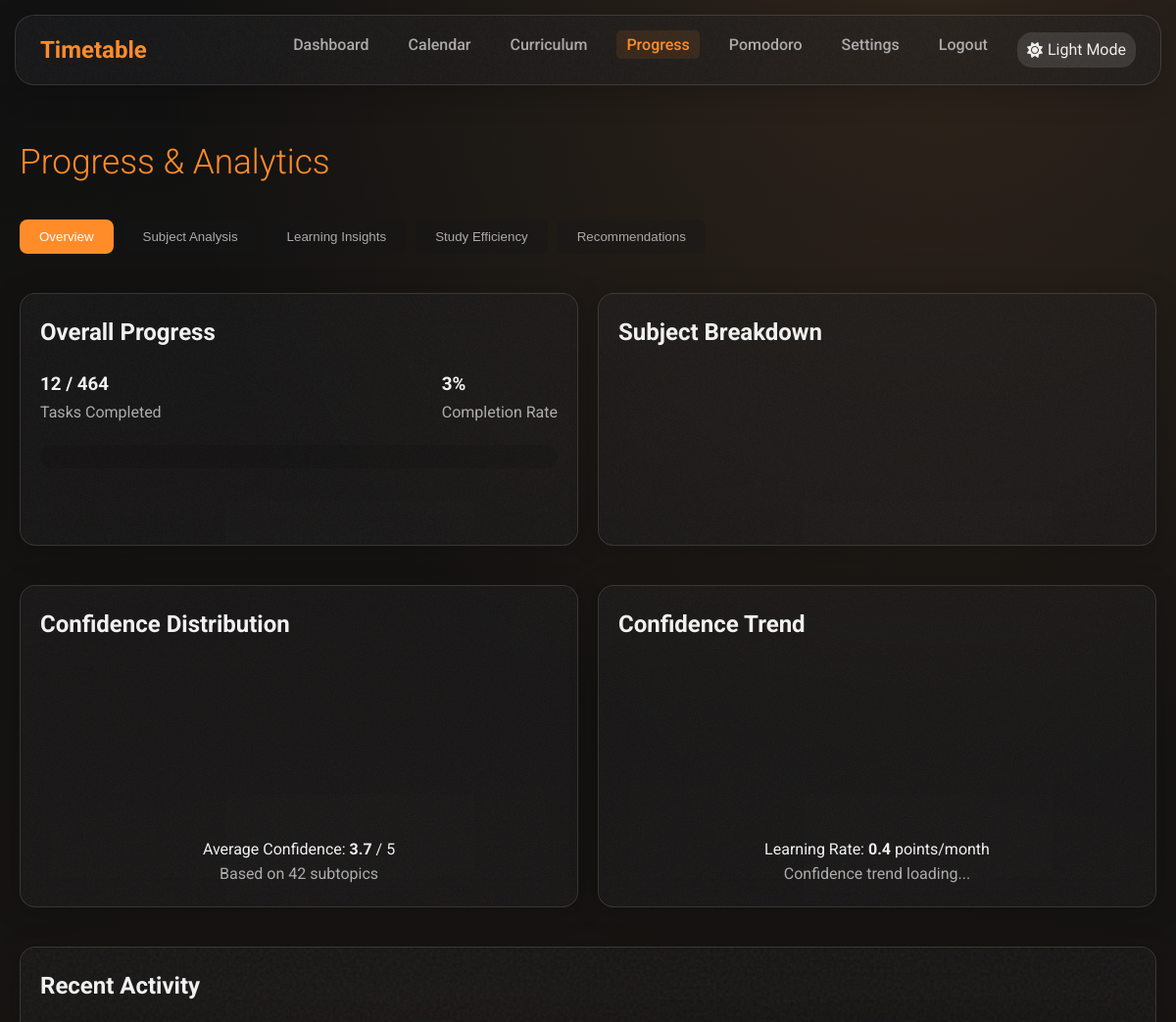
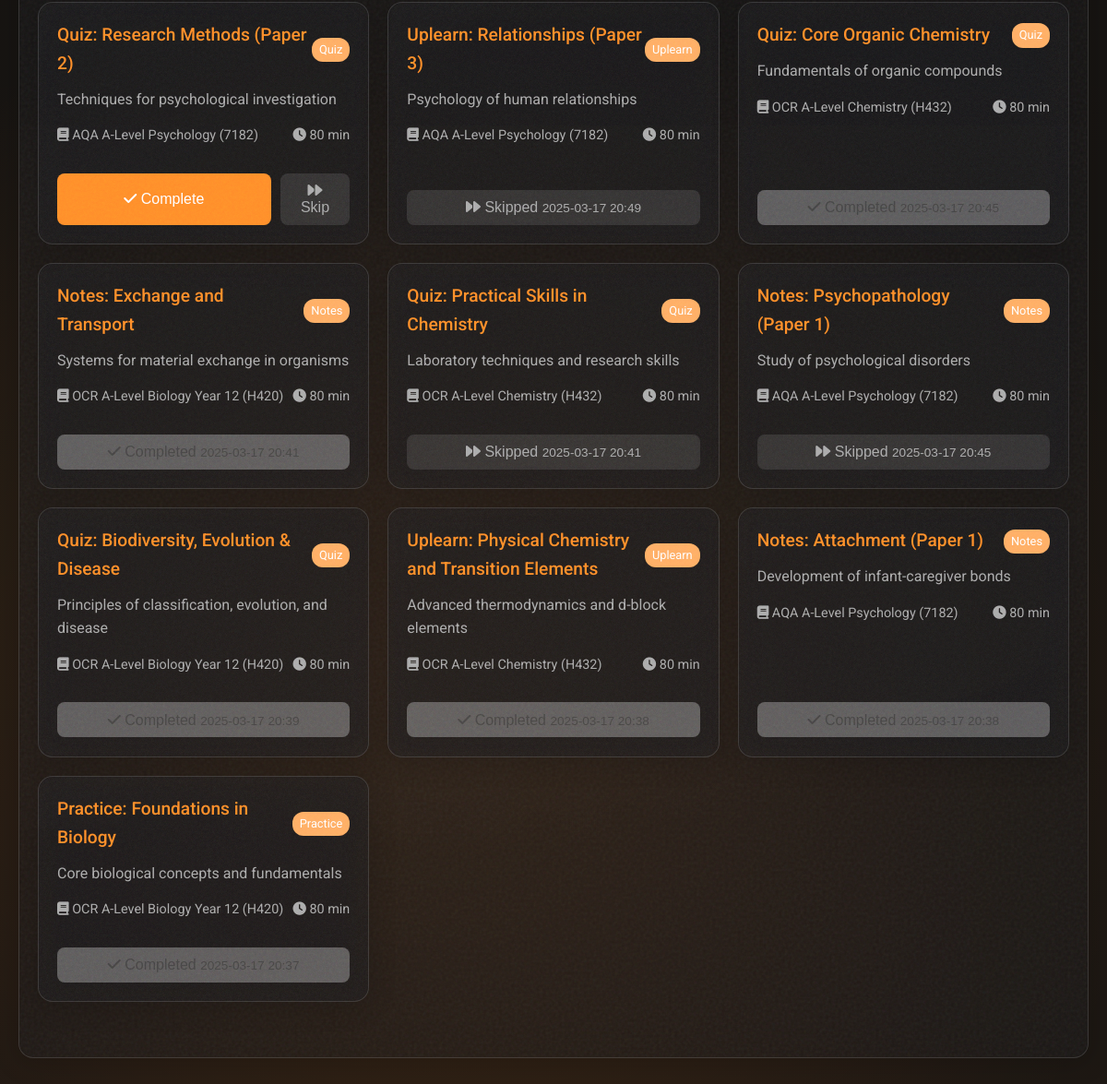
Page /progress (signed in) on the committed database (2 pictures, top to bottom).
### app/models/user.py (models this page shows, shortened)
class User(db.Model, UserMixin):
    __tablename__ = 'users'
    id = db.Column(db.Integer, primary_key=True)
    username = db.Column(db.String(50), unique=True, nullable=False)
    password_hash = db.Column(db.String(128), nullable=False)
    email = db.Column(db.String(100), unique=False, nullable=True)
    created_at = db.Column(db.DateTime, default=datetime.utcnow)
    last_login = db.Column(db.DateTime, nullable=True)
    study_hours_per_day = db.Column(db.Float, default=2.0)
    weekend_study_hours = db.Column(db.Float, default=3.0)
    dark_mode = db.Column(db.Boolean, default=False)
    task_type_preferences = db.relationship('TaskTypePreference', backref='user', lazy=True, cascade='all, delete-orphan')
    tasks = db.relationship('Task', back_populates='assigned_user', lazy=True, cascade='all, delete-orphan')
    subtopic_confidences = db.relationship('SubtopicConfidence', back_populates='user', lazy=True, cascade='all, delete-orphan')
    topic_confidences = db.relationship('TopicConfidence', back_populates='user', lazy=True, cascade='all, delete-orphan')

### app/models/task.py (models this page shows, shortened)
class Task(db.Model):
    __tablename__ = 'tasks'
    id = db.Column(db.Integer, primary_key=True)
    user_id = db.Column(db.Integer, db.ForeignKey('users.id'), nullable=False)
    subject_id = db.Column(db.Integer, db.ForeignKey('subjects.id'), nullable=False)
    topic_id = db.Column(db.Integer, db.ForeignKey('topics.id'), nullable=True)
    task_type_id = db.Column(db.Integer, db.ForeignKey('task_types.id'), nullable=False)
    title = db.Column(db.String(255), nullable=False)
    description = db.Column(db.Text, nullable=True)
    total_duration = db.Column(db.Integer, default=30)  # Duration in minutes
    created_at = db.Column(db.DateTime, default=datetime.utcnow)
    due_date = db.Column(db.Date, nullable=True)
    completed_at = db.Column(db.DateTime, nullable=True)
    skipped_at = db.Column(db.DateTime, nullable=True)
    subject = db.relationship('Subject', back_populates='tasks')
    topic = db.relationship('Topic', backref=db.backref('tasks', lazy=True))
    subtopics = db.relationship('TaskSubtopic', backref='task', lazy=True, cascade='all, delete-orphan')
    assigned_user = db.relationship('User', back_populates='tasks')

class TaskType(db.Model):
    __tablename__ = 'task_types'
    id = db.Column(db.Integer, primary_key=True)
    name = db.Column(db.String(50), nullable=False, unique=True)
    description = db.Column(db.Text, nullable=True)
    preferences = db.relationship('TaskTypePreference', backref='task_type', lazy=True, cascade='all, delete-orphan')
    tasks = db.relationship('Task', backref='task_type', lazy=True)

### app/models/curriculum.py (models this page shows, shortened)
class Subject(db.Model):
    __tablename__ = 'subjects'
    id = db.Column(db.Integer, primary_key=True)
    title = db.Column(db.String(255), nullable=False)
    description = db.Column(db.Text, nullable=True)
    value = db.Column(db.Integer, default=1)  # Used in the curriculum hierarchy
    is_user_created = db.Column(db.Boolean, default=False)
    created_by_user_id = db.Column(db.Integer, db.ForeignKey('users.id'), nullable=True)
    topics = db.relationship('Topic', back_populates='subject', lazy=True, cascade='all, delete-orphan')
    tasks = db.relationship('Task', back_populates='subject', lazy=True)

### app/routes/main.py (the view)
@main_bp.route('/progress')
@login_required
def progress():
    total_tasks = Task.query.filter_by(user_id=current_user.id).count()
    completed_tasks = Task.query.filter(
        Task.user_id == current_user.id,
        Task.completed_at.isnot(None)
    ).count()
    completion_percentage = (completed_tasks / total_tasks * 100) if total_tasks > 0 else 0
    subjects = Subject.query.all()
    subject_stats = {}
    for subject in subjects:
        subject_total = Task.query.filter_by(
            user_id=current_user.id,
            subject_id=subject.id
        ).count()
        subject_completed = Task.query.filter(
            Task.user_id == current_user.id,
            Task.subject_id == subject.id,
            Task.completed_at.isnot(None)
        ).count()
        subject_percentage = (subject_completed / subject_total * 100) if subject_total > 0 else 0
        subject_stats[subject.id] = {
            'name': subject.title,
            'total': subject_total,
            'completed': subject_completed,
            'percentage': subject_percentage
        }
    recent_tasks = Task.query.filter_by(
        user_id=current_user.id
    ).order_by(Task.created_at.desc()).limit(10).all()
    analytics_data = prepare_analytics_data(current_user.id)
    chart_data = get_chart_data_for_dashboard(current_user.id)
    return render_template('main/progress.html',
                           total_tasks=total_tasks,
                           completed_tasks=completed_tasks,
                           completion_percentage=completion_percentage,
                           subject_stats=subject_stats,
                           recent_tasks=recent_tasks,
                           analytics=analytics_data,
                           chart_data=chart_data)

### app/templates/main/progress.html (shortened to what this page needs)
{% extends "base.html" %}
{% block head %}
<link rel="stylesheet" href="{{ url_for('static', filename='css/progress.css') }}">
{% endblock %}
{% block content %}
<h1 class="page-title">Progress & Analytics</h1>
<div class="analytics-tabs mb-3">
    <button class="tab-button active" data-tab="overview">Overview</button>
    <button class="tab-button" data-tab="subjects">Subject Analysis</button>
    <button class="tab-button" data-tab="learning">Learning Insights</button>
    <button class="tab-button" data-tab="efficiency">Study Efficiency</button>
    <button class="tab-button" data-tab="recommendations">Recommendations</button>
</div>
<div class="tab-content">
    <div class="tab-pane active" id="overview-tab">
        <div class="grid col-2">
            <div class="glass-card hover-lift">
                <h2 class="mb-2">Overall Progress</h2>
                <div class="d-flex justify-between items-center mb-2">
                    <div>
                        <h3>{{ completed_tasks }} / {{ total_tasks }}</h3>
                        <p class="text-secondary">Tasks Completed</p>
                    </div>
                    <div>
                        <h3>{{ completion_percentage|round|int }}<span class="percent-symbol">%</span></h3>
                        <p class="text-secondary">Completion Rate</p>
                    </div>
                </div>
                <div class="progress-bar main-progress-bar">
                </div>
            </div>
            <div class="glass-card hover-lift">
                <h2 class="mb-2">Subject Breakdown</h2>
                <div>
                    <canvas id="subjects-chart"></canvas>
                </div>
            </div>
        </div>
        <div class="grid col-2 mt-3">
            <div class="glass-card hover-lift">
                <h2 class="mb-2">Confidence Distribution</h2>
                <div>
                    <canvas id="confidence-distribution-chart"></canvas>
                </div>
                <div class="mt-2 text-center">
                    <p>Average Confidence: <strong>{{ analytics.overview.average_confidence }}</strong> / 5</p>
                    <p class="text-secondary">Based on {{ analytics.overview.subtopics_tracked }} subtopics</p>
                </div>
            </div>
            <div class="glass-card hover-lift">
                <h2 class="mb-2">Confidence Trend</h2>
                <div>
                    <canvas id="confidence-trend-chart"></canvas>
                </div>
                <div class="mt-2 text-center">
                    <p>Learning Rate: <strong>{{ analytics.learning.rate.learning_rate_monthly }}</strong> points/month</p>
                    <p class="text-secondary" id="confidence-change-text"
                       data-change-dir="{{ 'increase' if analytics.learning.rate.confidence_change > 0 else 'decrease' }}"
                       data-change-val="{{ analytics.learning.rate.confidence_change_percent|abs|round|int }}">
                       Confidence trend loading...
                    </p>
                </div>
            </div>
        </div>
    </div>
</div>
<div class="glass-card mt-3">
    <h2 class="mb-2">Recent Activity</h2>
    {% if recent_tasks %}
        <div class="grid">
            {% for task in recent_tasks %}
                <div class="glass-card task-card">
                    <div class="task-header">
                        <h3 class="task-title">{{ task.title }}</h3>
                        <span class="task-badge">{{ task.task_type.name|capitalize }}</span>
                    </div>
                    <div class="task-content">
                        <p class="task-description">{{ task.description | safe }}</p>
                        <div class="task-meta">
                            <span>
                                <i class="fas fa-book"></i> {{ task.subject.title }}
                            </span>
                            <span>
                                <i class="fas fa-clock"></i> {{ task.total_duration }} min
                            </span>
                        </div>
                    </div>
                    <div class="task-actions">
                        {% if task.completed_at %}
                            <button class="btn btn-success w-full" disabled>
                                <i class="fas fa-check"></i> Completed
                                <small class="text-small">{{ task.completed_at.strftime('%Y-%m-%d %H:%M') }}</small>
                            </button>
                        {% elif task.skipped_at %}
                            <button class="btn btn-secondary w-full" disabled>
                                <i class="fas fa-forward"></i> Skipped
                                <small class="text-small">{{ task.skipped_at.strftime('%Y-%m-%d %H:%M') }}</small>
                            </button>
                        {% else %}
                            <button class="btn btn-primary w-full" onclick="event.preventDefault(); completeTask('{{ task.id }}')">
                                <i class="fas fa-check"></i> Complete
                            </button>
                            <button class="btn btn-secondary" onclick="event.preventDefault(); skipTask('{{ task.id }}')">
                                <i class="fas fa-forward"></i> Skip
                            </button>
                        {% endif %}
                    </div>
                </div>
            {% endfor %}
        </div>
    {% else %}
        <p class="text-center">No recent tasks</p>
    {% endif %}
</div>
{% endblock %}

### app/templates/base.html (shortened to what this page needs)
<!DOCTYPE html>
<html lang="en" data-theme="{{ 'dark' if current_user.is_authenticated and current_user.dark_mode else 'light' }}">
<head>
    <link rel="stylesheet" href="{{ url_for('static', filename='css/style.css') }}">
    <link rel="stylesheet" href="{{ url_for('static', filename='css/animations.css') }}">
    <link rel="stylesheet" href="https://cdnjs.cloudflare.com/ajax/libs/font-awesome/6.4.0/css/all.min.css">
    {% block head %}{% endblock %}
</head>
<body class="{% block body_class %}{% endblock %}">
<header>
        <nav class="navbar glass-noise">
            <a href="{{ url_for('main.index') }}" class="navbar-brand">Timetable</a>
            <ul class="navbar-nav" id="navbar-nav">
                {% if current_user.is_authenticated %}
                <li><a href="{{ url_for('main.index') }}" class="nav-link {{ 'active' if request.endpoint == 'main.index' }}">Dashboard</a></li>
                <li><a href="{{ url_for('main.calendar') }}" class="nav-link {{ 'active' if request.endpoint == 'main.calendar' }}">Calendar</a></li>
                <li><a href="{{ url_for('main.curriculum') }}" class="nav-link {{ 'active' if request.endpoint == 'main.curriculum' }}">Curriculum</a></li>
                <li><a href="{{ url_for('main.progress') }}" class="nav-link {{ 'active' if request.endpoint == 'main.progress' }}">Progress</a></li>
                <li><a href="{{ url_for('main.pomodoro') }}" class="nav-link {{ 'active' if request.endpoint == 'main.pomodoro' }}">Pomodoro</a></li>
                <li><a href="{{ url_for('main.settings') }}" class="nav-link {{ 'active' if request.endpoint == 'main.settings' }}">Settings</a></li>
                <li><a href="{{ url_for('auth.logout') }}" class="nav-link">Logout</a></li>
                <li>
                    <div class="dark-mode-toggle glass-noise" id="dark-mode-toggle">
                        <i class="fas {{ 'fa-sun' if current_user.dark_mode else 'fa-moon' }}"></i>
                        <span>{{ 'Light Mode' if current_user.dark_mode else 'Dark Mode' }}</span>
                    </div>
                </li>
                {% else %}
                <li><a href="{{ url_for('auth.login') }}" class="nav-link {{ 'active' if request.endpoint == 'auth.login' }}">Login</a></li>
                <li><a href="{{ url_for('auth.register') }}" class="nav-link {{ 'active' if request.endpoint == 'auth.register' }}">Register</a></li>
                {% endif %}
            </ul>
        </nav>
    </header>
    <main class="container">
        {% block content %}{% endblock %}
    </main>
</body>
</html>

### rows in the picture
User: dark_mode "Light Mode"
Task: title "Quiz: Research Methods (Paper 2)", task_type.name "Quiz", description "Techniques for psychological investigation", subject "AQA A-Level Psychology (7182)", total_duration "80"
Task: title "Uplearn: Relationships (Paper 3)", task_type.name "Uplearn", description "Psychology of human relationships", subject "AQA A-Level Psychology (7182)", total_duration "80", skipped_at "2025-03-17 20:49"
Task: title "Quiz: Core Organic Chemistry", task_type.name "Quiz", description "Fundamentals of organic compounds", subject "OCR A-Level Chemistry (H432)", total_duration "80", completed_at "2025-03-17 20:45"
Task: title "Notes: Exchange and Transport", task_type.name "Notes", description "Systems for material exchange in organisms", subject "OCR A-Level Biology Year 12 (H420)", total_duration "80", completed_at "2025-03-17 20:41"
Task: title "Quiz: Practical Skills in Chemistry", task_type.name "Quiz", description "Laboratory techniques and research skills", subject "OCR A-Level Chemistry (H432)", total_duration "80", skipped_at "2025-03-17 20:41"
Task: title "Notes: Psychopathology (Paper 1)", task_type.name "Notes", description "Study of psychological disorders", subject "AQA A-Level Psychology (7182)", total_duration "80", skipped_at "2025-03-17 20:45"
Task: title "Quiz: Biodiversity, Evolution & Disease", task_type.name "Quiz", description "Principles of classification, evolution, and disease", subject "OCR A-Level Biology Year 12 (H420)", total_duration "80", completed_at "2025-03-17 20:39"
Task: title "Uplearn: Physical Chemistry and Transition Elements", task_type.name "Uplearn", description "Advanced thermodynamics and d-block elements", subject "OCR A-Level Chemistry (H432)", total_duration "80", completed_at "2025-03-17 20:38"
Task: title "Notes: Attachment (Paper 1)", task_type.name "Notes", description "Development of infant-caregiver bonds", subject "AQA A-Level Psychology (7182)", total_duration "80", completed_at "2025-03-17 20:38"
Task: title "Practice: Foundations in Biology", task_type.name "Practice", description "Core biological concepts and fundamentals", subject "OCR A-Level Biology Year 12 (H420)", total_duration "80", completed_at "2025-03-17 20:37"

### other values in the picture
{{ completed_tasks }} "12"
{{ total_tasks }} "464"
{{ completion_percentage|round|int }} "3"
{{ analytics.overview.average_confidence }} "3.7"
{{ analytics.overview.subtopics_tracked }} "42"
{{ analytics.learning.rate.learning_rate_monthly }} "0.4"
